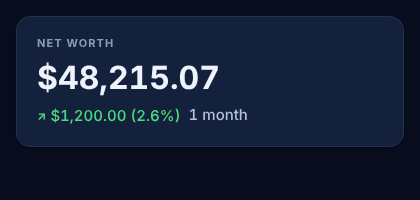
#> input picture ios/Wooli/DesignSystem/reference/Card-dark.png, 420 x 200 px
$ python cut_felt.py ../reference/Card-dark.png ../reference/Card-light.png
#> lines starting #> are read from the running program, lines starting #| are printed output that depends on the picture; after the words box and inside, x2 and y2 are one past the last pixel; in counts of white or black regions, pixels touching at a corner belong together
import sys, numpy as np
from PIL import Image, ImageDraw
src, out = sys.argv[1], sys.argv[2]
im = Image.open(src).convert('RGB')
#> im is the input picture: PIL image 420x200 RGB; mean R, G, B 20.3, 31.6, 53.3
a = np.asarray(im).astype(int)
fg = np.abs(a-255).sum(2) > 40
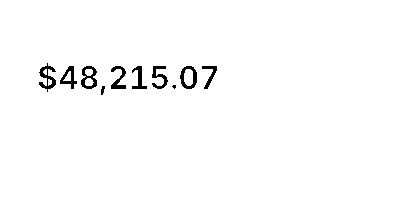
#> fg: shape (200, 420) bool; 98.4% white; 10 black regions (1 under 20 px), largest, box (x1, y1, x2, y2) and area: (39, 63, 56, 92) 201, (81, 66, 97, 89) 187, (180, 66, 197, 89) 184
def runs(v, minlen=100):
#> called with v = array of shape (200,), minlen = 100
    r=[];s=None
    for i,x in enumerate(v):
        if x and s is None: s=i
        if not x and s is not None:
            if i-s>=minlen: r.append((s,i))
            s=None
#> this loop made 200 passes
#> after the loop, r = []; s = 0
    if s is not None: r.append((s,len(v)))
    return r
ys = runs(fg.mean(1) > .3); xs = runs(fg.mean(0) > .3)
#> after `ys = runs(fg.mean(1) > 0.3)`: ys = [(0, 200)]
#> the loop in runs (call 2), `for i,x in enumerate(v):` made 420 passes
#> after `xs = runs(fg.mean(0) > 0.3)`: xs = [(0, 420)]
#> (the run stopped early here; a loop or call above may not have finished)
